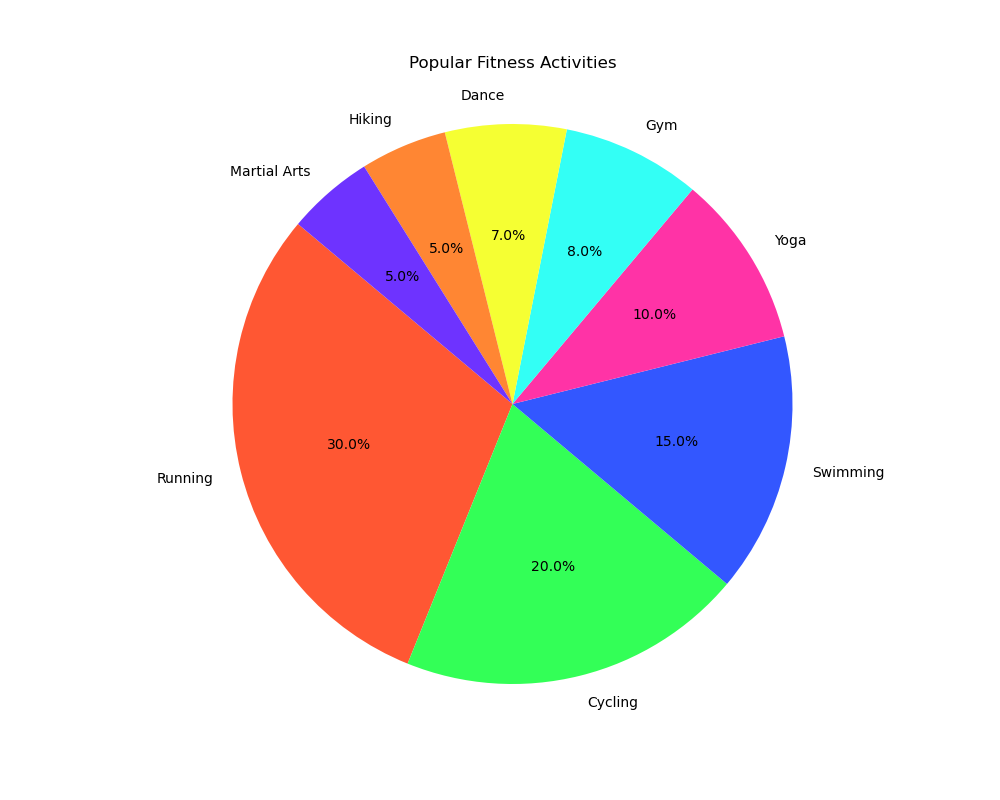

The Python source for this figure:

import matplotlib.pyplot as plt

# Data to plot
labels = ['Running', 'Cycling', 'Swimming', 'Yoga', 'Gym', 'Dance', 'Hiking', 'Martial Arts']
sizes = [30, 20, 15, 10, 8, 7, 5, 5]
colors = ['#FF5733', '#33FF57', '#3357FF', '#FF33A6', '#33FFF5', '#F5FF33', '#FF8633', '#6E33FF']

# Create pie chart
plt.figure(figsize=(10, 8))
plt.pie(sizes, labels=labels, colors=colors, autopct='%1.1f%%', startangle=140)

# Title
plt.title('Popular Fitness Activities', pad=20)

# Display the chart
plt.axis('equal')  # Equal aspect ratio ensures that pie is drawn as a circle.
plt.show()
